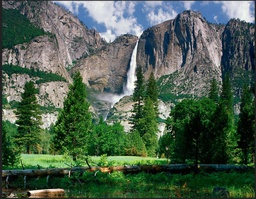
#> input picture ICS_32/Labs/Lab9/yosemite.jpg, 256 x 199 px, shrunk from 1038 x 807 before the run
$ python image32.py
#> lines starting #> are read from the running program, lines starting #| are printed output that depends on the picture
### ICS_32/Labs/Lab9/simpleimage.py
#!/usr/bin/env python3
import copy

"""
SimpleImage module modified for ICS 32 by Thomas Yeh.

It is heavily based on the Stanford CS106AP SimpleImage module
written by Nick Parlante, Sonja Johnson-Yu, and Nick Bowman.
 -7/2019  version, has file reading, pix, foreach, hidden get/setpix

SimpleImage Features:
Create image:
  image = SimpleImage.blank(400, 200)   # create new image of size
  image = SimpleImage('foo.jpg')        # create from file

Access size
  image.width, image.height

Get pixel at x,y
  pix = image.get_pixel(x, y)
  # pix is RGB tuple like (100, 200, 0)

Set pixel at x,y
  image.set_pixel(x, y, pix)   # set data by tuple also

Get Pixel object at x,y
  pixel = image.get_pixel(x, y)
  pixel.red = 0
  pixel.blue = 255

Show image on screen
  image.show()

The main() function below demonstrates the above functions as a test.
"""

import sys
# If the following line fails, "Pillow" needs to be installed
from PIL import Image


def clamp(num):
    """
    Return a "clamped" version of the given num,
    converted to be an int limited to the range 0..255 for 1 byte.
    """
    num = int(num)
    if num < 0:
        return 0
    if num >= 256:
        return 255
    return num


class Pixel(object):
    """
    A pixel at an x,y in a SimpleImage.
    Supports set/get .red .green .blue
    and get .x .y
    """
    def __init__(self, image, x, y):
        self.image = image
        self._x = x
        self._y = y

    def __str__(self):
        return 'r:' + str(self.red) + ' g:' + str(self.green) + ' b:' + str(self.blue)

    # Pillow image stores each pixel color as a (red, green, blue) tuple.
    # So the functions below have to unpack/repack the tuple to change anything.

    @property
    def red(self):
        return self.image.px[self._x, self._y][0]

    @red.setter
    def red(self, value):
        rgb = self.image.px[self._x, self._y]
        self.image.px[self._x, self._y] = (clamp(value), rgb[1], rgb[2])

    @property
    def green(self):
        return self.image.px[self._x, self._y][1]

    @green.setter
    def green(self, value):
        rgb = self.image.px[self._x, self._y]
        self.image.px[self._x, self._y] = (rgb[0], clamp(value), rgb[2])

    @property
    def blue(self):
        return self.image.px[self._x, self._y][2]

    @blue.setter
    def blue(self, value):
        rgb = self.image.px[self._x, self._y]
        self.image.px[self._x, self._y] = (rgb[0], rgb[1], clamp(value))

    @property
    def x(self):
        return self._x

    @property
    def y(self):
        return self._y


# color tuples for background color names 'red' 'white' etc.
BACK_COLORS = {
    'white': (255, 255, 255),
    'black': (0, 0, 0),
    'red': (255, 0, 0),
    'green': (0, 255, 0),
    'blue': (0, 0, 255),
}


class SimpleImage(object):
    def __init__(self, filename, width=0, height=0, back_color=None):
        """
        Create a new image. This case works: SimpleImage('foo.jpg')
        To create a blank image use SimpleImage.blank(500, 300)
        The other parameters here are for internal/experimental use.
        """
#> called with filename = 'yosemite.jpg', width = 0, height = 0
        # Create pil_image either from file, or making blank
        if filename:
            self.pil_image = Image.open(filename).convert("RGB")
#> self.pil_image is the input picture: PIL image 256x199 RGB; mean R, G, B 76, 95.1, 78.2
            if self.pil_image.mode != 'RGB':
                raise Exception('Image file is not RGB')
            self._filename = filename  # hold onto
        else:
            if not back_color:
                back_color = 'white'
            color_tuple = BACK_COLORS[back_color]
            if width == 0 or height == 0:
                raise Exception('Creating blank image requires width/height but got {} {}'
                                .format(width, height))
            self.pil_image = Image.new('RGB', (width, height), color_tuple)
        self.px = self.pil_image.load()
        size = self.pil_image.size
#> size = (256, 199)
        self._width = size[0]
#> self._width = 256
        self._height = size[1]
#> self._height = 199
#> in __init__ (call 2), `self.pil_image = Image.new('RGB', (width, height), color_tuple)`: self.pil_image: PIL image 256x199 RGB; every value is 255
        self.curr_x = 0
        self.curr_y = 0

    def __iter__(self):
        return self

    def __next__(self):
        if self.curr_x < self.width and self.curr_y < self.height:
            x = self.curr_x
#> x = 0
            y = self.curr_y
            self.increment_curr_counters()
            return Pixel(self, x, y)
        else:
            self.curr_x = 0
            self.curr_y = 0
            raise StopIteration()

    def increment_curr_counters(self):
        self.curr_x += 1
        if self.curr_x == self.width:
            self.curr_x = 0
            self.curr_y += 1

    @classmethod
    def blank(cls, width, height, back_color=None):
        """Create a new blank image of the given width and height, optional back_color."""
        return SimpleImage('', width, height, back_color=back_color)

    # [4 lines left out: function file, not called in this run]

    @property
    def width(self):
        """Width of image in pixels."""
        return self._width

    @property
    def height(self):
        """Height of image in pixels."""
        return self._height

    # [25 lines left out: functions get_pixel, set_pixel, set_rgb, not called in this run]

    def _get_pix_(self, x, y):
        """Get pix RGB tuple (200, 100, 50) for the given x,y."""
        return self.px[x, y]

    def _set_pix_(self, x, y, pix):
        """Set the given pix RGB tuple into the image at the given x,y."""
        self.px[x, y] = pix

    def show(self):
        """Displays the image using an external utility."""
        self.pil_image.show()

    # [7 lines left out: function make_as_big_as, not called in this run]

    def write(self, path):
        """Write image to file"""
        self.pil_image.save(path)

    def copy(self):
        """Returns a deep copy of the SimpleImage object."""
        img_copy = SimpleImage.blank(self.width, self.height)

        img_copy.pil_image = copy.deepcopy(self.pil_image)
        img_copy.px = img_copy.pil_image.load()
        return img_copy

# [30 lines left out: function main, not called in this run]


# [2 lines that do not run on import are left out]

### ICS_32/Labs/Lab9/image32.py
from simpleimage import SimpleImage

# [120 lines left out: functions grayscale, sepia, shrink, mirror, blur, not called in this run]

def filter(image, channel, intensity):

    copy_img = image.copy()

    for pixel in copy_img:

        if channel == 'red':
            color = pixel.red
        elif channel == 'green':
            color = pixel.green
        elif channel == 'blue':
            color = pixel.blue

        red_0 = pixel.red
        green_0 = pixel.green
        blue_0 = pixel.blue

        sum_0 = red_0 + green_0 + blue_0
        avg = sum_0/3

        if color > intensity:
            continue
        else:
            pixel.red = avg
            pixel.green = avg
            pixel.blue = avg

    return copy_img


if __name__=='__main__':

    image = SimpleImage("yosemite.jpg")
    scale = 2
    channel = 'green'
    intensity = 150

    image.show()

    # [17 lines of commented-out code are left out]

    fil = filter(image, channel, intensity)
    fil.show()
#> in show (call 2), `self.pil_image.show()`:
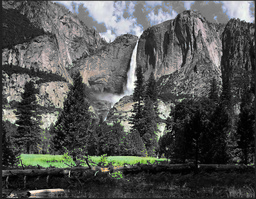
#> shown: PIL image 256x199 RGB; mean R, G, B 82.6, 83.9, 81.9
